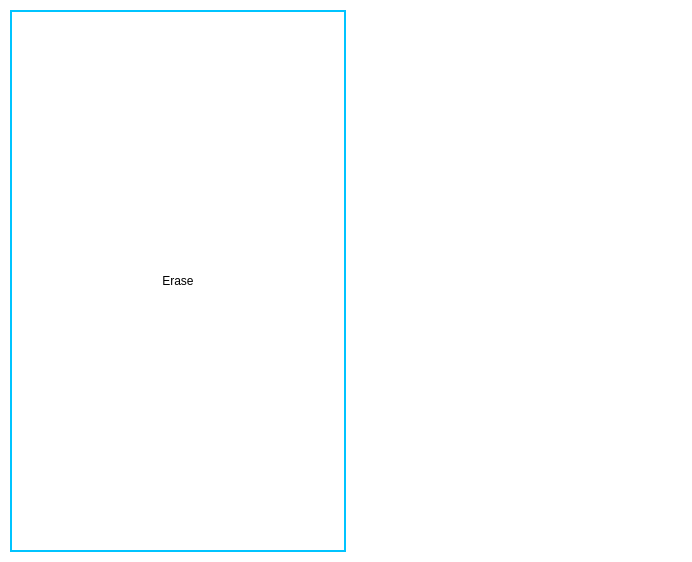
<?xml version="1.0" encoding="UTF-8"?>
<ui version="4.0">
 <class>Form</class>
 <widget class="QWidget" name="Form">
  <property name="geometry">
   <rect>
    <x>0</x>
    <y>0</y>
    <width>692</width>
    <height>562</height>
   </rect>
  </property>
  <property name="windowTitle">
   <string>Number classifier</string>
  </property>
  <property name="styleSheet">
   <string notr="true">background-color: white;</string>
  </property>
  <layout class="QVBoxLayout" name="verticalLayout_2">
   <property name="spacing">
    <number>10</number>
   </property>
   <property name="leftMargin">
    <number>10</number>
   </property>
   <property name="topMargin">
    <number>10</number>
   </property>
   <property name="rightMargin">
    <number>10</number>
   </property>
   <property name="bottomMargin">
    <number>10</number>
   </property>
   <item>
    <layout class="QVBoxLayout" name="painterLayout">
     <property name="spacing">
      <number>0</number>
     </property>
     <property name="sizeConstraint">
      <enum>QLayout::SetDefaultConstraint</enum>
     </property>
    </layout>
   </item>
   <item>
    <layout class="QHBoxLayout" name="horizontalLayout">
     <property name="spacing">
      <number>0</number>
     </property>
     <property name="sizeConstraint">
      <enum>QLayout::SetDefaultConstraint</enum>
     </property>
     <item>
      <widget class="QPushButton" name="pushButton">
       <property name="sizePolicy">
        <sizepolicy hsizetype="Minimum" vsizetype="Minimum">
         <horstretch>0</horstretch>
         <verstretch>0</verstretch>
        </sizepolicy>
       </property>
       <property name="styleSheet">
        <string notr="true">
QPushButton {
	text-decoration:none;
	text-align:center;
	padding:11px 32px;
	border: 2px solid #00c4ff;
	color:#000000;
	background:#ffffff;
	-webkit-box-shadow:0px 0px 2px #ffffff, inset 0px 0px 1px #ffffff;
	-moz-box-shadow: 0px 0px 2px #ffffff,  inset 0px 0px 1px #ffffff; 
	box-shadow:0px 0px 2px #ffffff, inset 0px 0px 1px #ffffff;
}
QPushButton:hover {
	padding:11px 32px;
	border: 2px solid #00aee3;
	color:#000000;
	background:#ffffff;
	-webkit-box-shadow:0px 0px 2px #ffffff, inset 0px 0px 1px #ffffff;
	-moz-box-shadow: 0px 0px 2px #ffffff,  inset 0px 0px 1px #ffffff;
	box-shadow:0px 0px 2px #ffffff, inset 0px 0px 1px #ffffff;
}
QPushButton:pressed {
	padding:11px 32px;
	border: 2px solid #0089b3;
	color:#000000;
	background:#ffffff;
	-webkit-box-shadow:0px 0px 2px #ffffff, inset 0px 0px 1px #ffffff;
	-moz-box-shadow: 0px 0px 2px #ffffff,  inset 0px 0px 1px #ffffff; 
	box-shadow:0px 0px 2px #ffffff, inset 0px 0px 1px #ffffff;
}</string>
       </property>
       <property name="text">
        <string>Erase</string>
       </property>
      </widget>
     </item>
     <item>
      <widget class="QLabel" name="label">
       <property name="sizePolicy">
        <sizepolicy hsizetype="Minimum" vsizetype="Minimum">
         <horstretch>0</horstretch>
         <verstretch>0</verstretch>
        </sizepolicy>
       </property>
       <property name="maximumSize">
        <size>
         <width>16777215</width>
         <height>16777215</height>
        </size>
       </property>
       <property name="font">
        <font>
         <family>Samsung InterFace Black</family>
         <pointsize>14</pointsize>
         <weight>75</weight>
         <bold>true</bold>
        </font>
       </property>
       <property name="text">
        <string/>
       </property>
       <property name="alignment">
        <set>Qt::AlignCenter</set>
       </property>
      </widget>
     </item>
    </layout>
   </item>
  </layout>
 </widget>
 <resources/>
 <connections/>
</ui>
